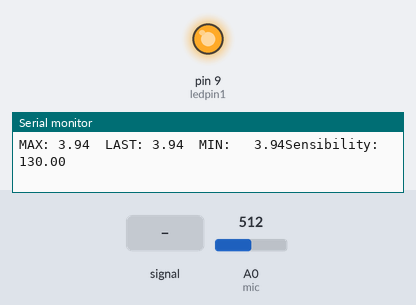
Simulated run of this sketch. Board: Arduino Uno, built with avr-gcc and run on an emulated ATmega328P. Shown: output pins drawn as LEDs (lit = HIGH), the last lines printed to the serial monitor. The test bench sets the inputs (shaded band); at power-on: A0 (mic) = 512.

Above: at 1.2 s.
1.3 s: A0 (mic) fed a 200 Hz sine of ±81 counts around its level
At 2.78 s:
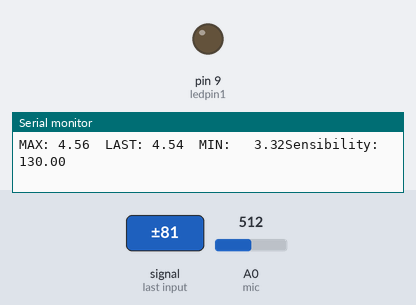
4.3 s: A0 (mic) set to 446
5.8 s: A0 (mic) set to 414
At 6.5 s:
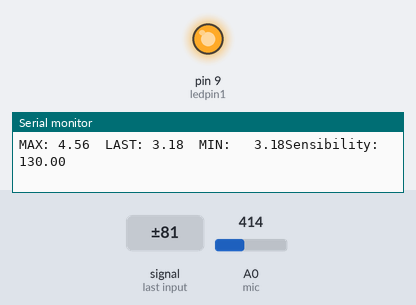
8.8 s: A0 (mic) fed a 2 Hz sine of ±306 counts around its level
11.8 s: A0 (mic) fed a 1000 Hz sine of ±255 counts around its level
Timing chart, 0 to 15.8 s (numbered marks = the images above; inputs shaded):
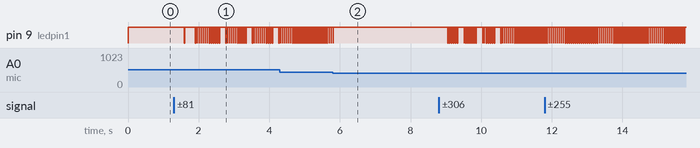

The sketch:

blinky.ino
```cpp
//
//
//
int mic=A0;
float sensorvalue=0,lastsensorvalue=0,lastminsensorvalue=1024;
int i;
int ledpin1 = 9;
float val;
//
//
//
void setup()
{
//sg90.attach(9);
Serial.begin(9600);
  pinMode(ledpin1, OUTPUT);

//
// line 1 and 2 UP
//
digitalWrite(ledpin1, HIGH);
//
//
}
//
//
//
void loop()
{
// val = sensibility
// this variable can be changed to potentiometer input
//
val=130;
sensorvalue=analogRead(mic);
sensorvalue=sensorvalue/val;
//
// Get MAX
//
if (sensorvalue > lastsensorvalue)
{
  lastsensorvalue=sensorvalue;
}
//
// Get MIN
//
if( sensorvalue < lastminsensorvalue)
{
  lastminsensorvalue=sensorvalue;
}
//
//
//
Serial.print("MAX: ");
Serial.print(lastsensorvalue);
Serial.print("  ");
Serial.print("LAST: ");
Serial.print(sensorvalue);
Serial.print("  ");
Serial.print("MIN: ");
Serial.print("  ");
Serial.print(lastminsensorvalue);
Serial.print("Sensibility: ");
Serial.println(val);
delay(1);
//
// Clear led matrix
//
if (sensorvalue == lastminsensorvalue)
{
    digitalWrite(ledpin1, HIGH);
    delay(130);
}
//
//
//
else
{
    digitalWrite(ledpin1, LOW);
      delay(10);
    digitalWrite(ledpin1, HIGH);
}
}
```

Measured:
- the behaviour switches between 432 and 431 on A0 (mic) (found by bisection; images 1 and 2)
- after the input at 5.8 s, pin 9 (ledpin1): goes on until 5.8 s, then stays HIGH
